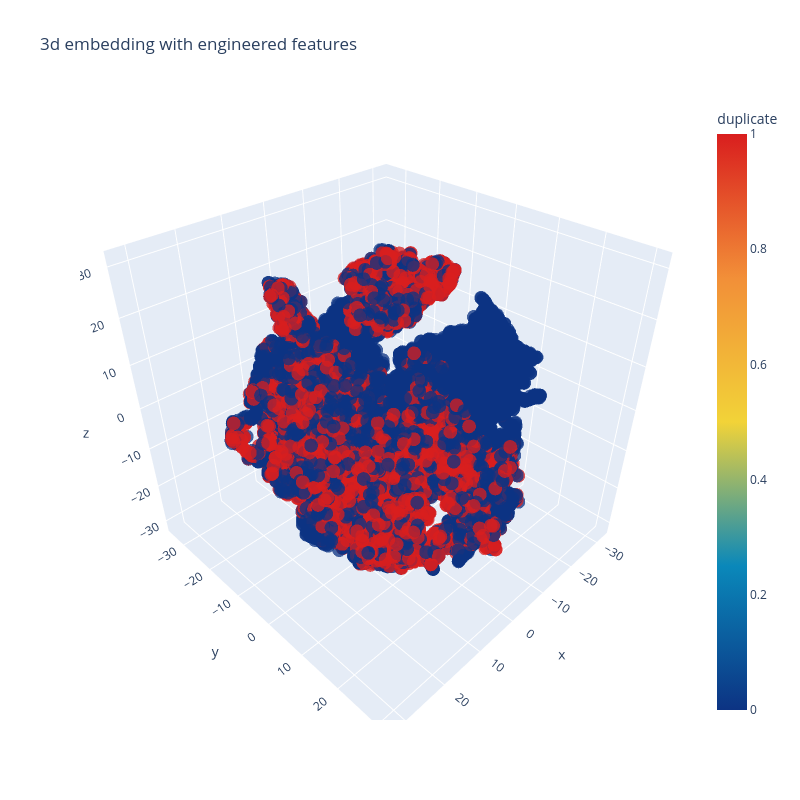

Notebook cell for this chart:
### Code cell
import plotly.graph_objs as go
import plotly.tools as tls
import plotly.offline as py
py.init_notebook_mode(connected=True)

trace1 = go.Scatter3d(
    x=tsne3d[:,0],
    y=tsne3d[:,1],
    z=tsne3d[:,2],
    mode='markers',
    marker=dict(
        sizemode='diameter',
        color = y,
        colorscale = 'Portland',
        colorbar = dict(title = 'duplicate'),
        line=dict(color='rgb(255, 255, 255)'),
        opacity=0.75
    )
)

data=[trace1]
layout=dict(height=800, width=800, title='3d embedding with engineered features')
fig=dict(data=data, layout=layout)
py.iplot(fig, filename='3DBubble')

### Figure 1 — Plotly figure (JSON) as saved in the notebook; plotly's stock layout.template omitted (floating-point values rounded to 4 significant figures; data arrays with more than 128 entries replaced by an {"elided": "..."} marker saying what was removed)
{"data": [{"marker": {"color": {"elided": "30000 int values"}, "colorbar": {"title": {"text": "duplicate"}}, "colorscale": [[0, "rgb(12,51,131)"], [0.25, "rgb(10,136,186)"], [0.5, "rgb(242,211,56)"], [0.75, "rgb(242,143,56)"], [1, "rgb(217,30,30)"]], "line": {"color": "rgb(255, 255, 255)"}, "opacity": 0.75, "sizemode": "diameter"}, "mode": "markers", "x": {"elided": "30000 float values"}, "y": {"elided": "30000 float values"}, "z": {"elided": "30000 float values"}, "type": "scatter3d"}], "layout": {"height": 800, "title": {"text": "3d embedding with engineered features"}, "width": 800}}
